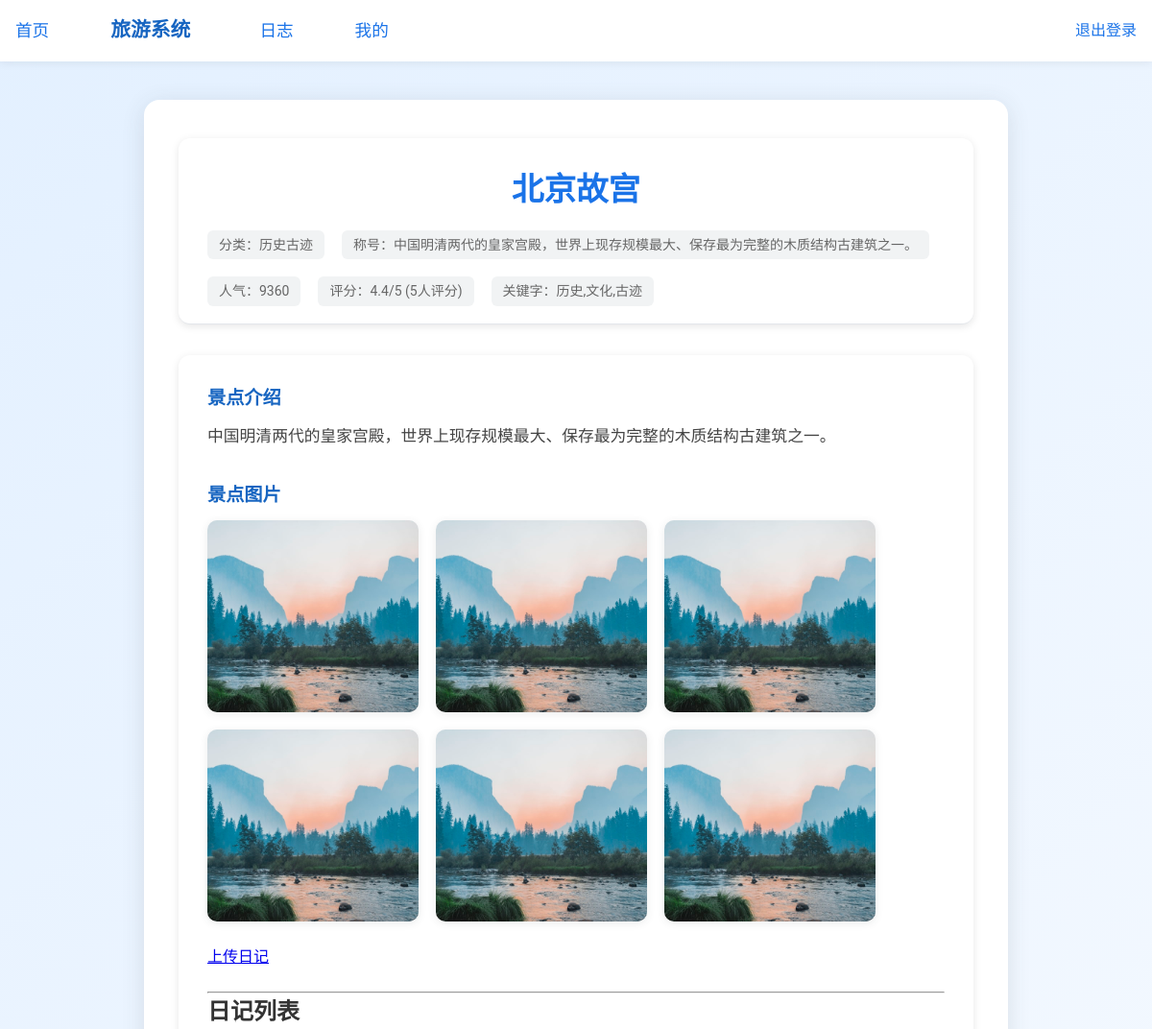
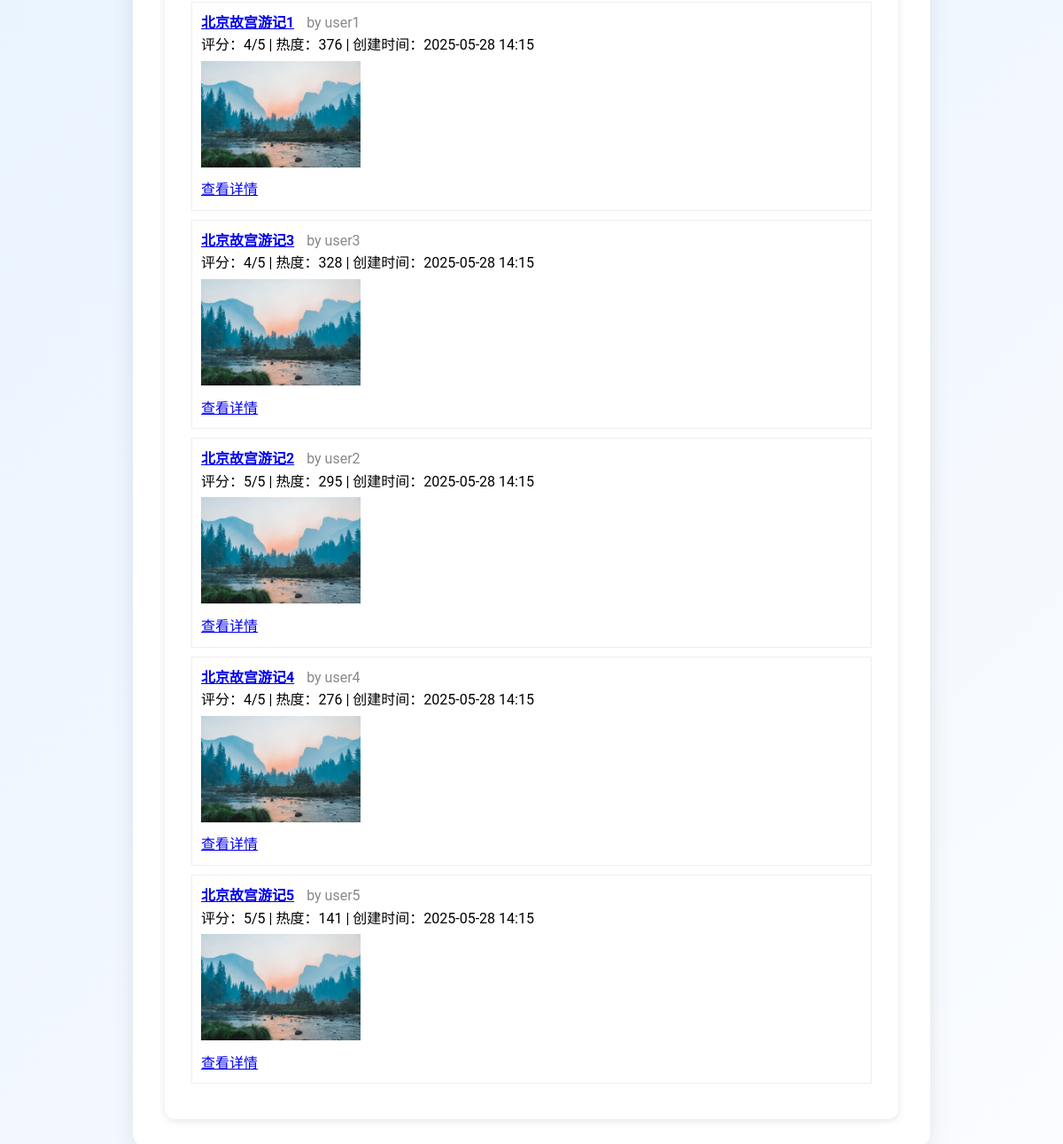
The app's page /TourismSystem/attraction/1/ (signed in) with its own data (2 pictures, top to bottom).
### TourismSystem/models.py (models this page shows, shortened)
class Attraction(models.Model):
    CATEGORY_CHOICES = [
        ('nature', '自然景观'),
        ('history', '历史古迹'),
        ('city', '城市地标'),
        ('campus', '校园'),
        ('teaching', '教学楼'),
        ('office', '办公楼'),
        ('dorm', '宿舍楼'),
        ('shop', '商店'),
        ('restaurant', '饭店'),
        ('toilet', '洗手间'),
        ('library', '图书馆'),
        ('canteen', '食堂'),
        ('supermarket', '超市'),
        ('cafe', '咖啡馆'),
    ]
    name = models.CharField(max_length=100)
    category = models.CharField(max_length=30, choices=CATEGORY_CHOICES)
    keywords = models.CharField(max_length=200, blank=True, help_text="用逗号分隔")
    epithet = models.CharField(max_length=200, blank=True)
    popularity = models.IntegerField(default=0)
    rating = models.FloatField(default=0.0)
    rating_count = models.IntegerField(default=0)
    cover = models.ImageField(upload_to='attraction_covers/', default='TourismSystem/images/default.jpg')
    parent = models.ForeignKey('self', null=True, blank=True, on_delete=models.CASCADE, related_name='children')
    latitude = models.FloatField()
    longitude = models.FloatField()
    class Meta:
        unique_together = ('name', 'parent')

class Diary(models.Model):
    title = models.CharField(max_length=100)
    content = models.TextField()
    image = models.ImageField(upload_to='diary_images/')
    author = models.ForeignKey(User, on_delete=models.CASCADE)
    attraction = models.ForeignKey(Attraction, on_delete=models.CASCADE, related_name='diaries')
    rating = models.IntegerField()  # 1-5星
    popularity = models.IntegerField(default=0)
    created_at = models.DateTimeField(auto_now_add=True)
    updated_at = models.DateTimeField(auto_now=True)
    can_modify_rating = models.BooleanField(default=True)  # 限制评分修改一次
    class Meta:
        unique_together = ('author', 'attraction')

### TourismSystem/views.py (the view)
# urls.py: path('attraction/<int:spot_id>/', views.attraction_detail, name='attraction_detail'),
def attraction_detail(request, spot_id):
    if not request.user.is_authenticated:
        return HttpResponseRedirect(reverse("login"))
    attraction = get_object_or_404(Attraction, id=spot_id)
    diaries = attraction.diaries.order_by('-popularity', '-created_at')
    user_diary = None
    if request.user.is_authenticated:
        user_diary = Diary.objects.filter(author=request.user, attraction=attraction).first()
    context = {
        "attraction": attraction,
        "diaries": diaries,
        "user_diary": user_diary,
    }
    return render(request, "TourismSystem/attraction_detail.html", context)

### TourismSystem/templates/TourismSystem/attraction_detail.html (shortened to what this page needs)
{% load static %}
<!DOCTYPE html>
<html lang="zh-CN">
<head>
    <link rel="stylesheet" href="{% static 'TourismSystem/style.css' %}">
    <link rel="stylesheet" href="{% static 'TourismSystem/attractions.css' %}">
</head>
<body>
    <nav class="top_nav">
        <div class="nav-container">
            <div class="nav-left">
                <a href="{% url 'index' %}">首页</a>
                <a href="{% url 'attractions' %}" class="logo">旅游系统</a>
                <a href="{% url 'log' %}">日志</a>
                <a href="{% url 'mine' %}">我的</a>
            </div>
            <div class="nav-right">
                <div class="user-profile">
                    <a href="{% url 'logout' %}" id="logoutBtn">退出登录</a>
                </div>
            </div>
        </div>
    </nav>
    <main class="attraction-detail-container">
        <div class="attraction-header">
            <h1>{{ attraction.name }}</h1>
            <div class="attraction-meta">
                <span class="category">分类：{{ attraction.get_category_display }}</span>
                <span class="epithet">称号：{{ attraction.epithet }}</span>
                <span class="popularity">人气：{{ attraction.popularity }}</span>
                <span class="rating">评分：{{ attraction.rating }}/5 ({{ attraction.rating_count }}人评分)</span>
                <span class="keywords">关键字：{{ attraction.keywords }}</span>
            </div>
        </div>
        <div class="attraction-content">
            <div class="attraction-description">
                <h2>景点介绍</h2>
                <p>{{ attraction.epithet|default:"暂无简介" }}</p>
            </div>
            <div class="attraction-images">
                <h2>景点图片</h2>
                <div class="image-gallery">
                    {% if attraction.cover %}
                        <img src="{{ attraction.cover.url }}" alt="封面图">
                    {% endif %}
                    {% for diary in diaries %}
                        {% if diary.image %}
                            <img src="{{ diary.image.url }}" alt="日记图片">
                        {% endif %}
                    {% endfor %}
                </div>
            </div>
            <div style="margin: 24px 0;">
                {% if user_diary %}
                    <a href="{% url 'upload_diary' attraction.id %}" class="btn btn-warning">修改我的日记</a>
                {% else %}
                    <a href="{% url 'upload_diary' attraction.id %}" class="btn btn-primary">上传日记</a>
                {% endif %}
            </div>
            <hr>
            <h3>日记列表</h3>
            {% if diaries %}
                {% for diary in diaries %}
                    <div class="diary-card" style="border:1px solid #eee;padding:10px;margin-bottom:10px;">
                        <a href="{% url 'diary_detail' diary.id %}"><strong>{{ diary.title }}</strong></a>
                        <span style="margin-left:10px;color:#888;">by {{ diary.author.username }}</span>
                        <div>
                            <span>评分：{{ diary.rating }}/5</span> |
                            <span>热度：{{ diary.popularity }}</span> |
                            <span>创建时间：{{ diary.created_at|date:"Y-m-d H:i" }}</span>
                        </div>
                        {% if diary.image %}
                            <img src="{{ diary.image.url }}" alt="日记图片" style="max-width:180px;max-height:120px;margin-top:5px;">
                        {% endif %}
                        <div style="margin-top:5px;">
                            <a href="{% url 'diary_detail' diary.id %}" class="btn btn-sm btn-outline-info">查看详情</a>
                        </div>
                    </div>
                {% endfor %}
            {% else %}
                <p>暂无日记，快来上传第一篇吧！</p>
            {% endif %}
        </div>
    </main>
</body>
</html>

### TourismSystem/static/TourismSystem/style.css (style rules this page uses)
* { margin: 0; padding: 0; box-sizing: border-box; }
body { font-family: Arial, sans-serif; line-height: 1.6; }
.top_nav { background-color: #fff; box-shadow: 0 2px 4px rgba(0,0,0,0.1); position: fixed; width: 100%; top: 0; z-index: 1000; }
.nav-container { max-width: 1200px; margin: 0 auto; padding: 1rem; display: flex; justify-content: space-between; align-items: center; }
.nav-left, .nav-right { display: flex; align-items: center; gap: 2rem; }
h1 { text-align: center; color: #000; font-size: 3rem; font-weight: bold; margin-top: 10px; margin-bottom: 10px; font-family: 'Courier New', Courier, monospace; }
h2, h3, h4 { font-family: Arial, sans-serif; color: #333; }

### TourismSystem/static/TourismSystem/attractions.css (style rules this page uses)
h3 { font-family: Arial, sans-serif; color: #333; font-size: 1.5rem; }
.attraction-detail-container { max-width: 1200px; margin: 100px auto 20px; padding: 0 20px; }
.attraction-header { background: white; padding: 30px; border-radius: 12px; box-shadow: 0 2px 8px rgba(0,0,0,0.1); margin-bottom: 30px; }
.attraction-header h1 { font-size: 32px; color: #333; margin-bottom: 20px; }
.attraction-meta { display: flex; gap: 20px; flex-wrap: wrap; }
.attraction-meta span { background: #f5f5f5; padding: 8px 15px; border-radius: 20px; font-size: 14px; color: #666; }
.attraction-content { background: white; padding: 30px; border-radius: 12px; box-shadow: 0 2px 8px rgba(0,0,0,0.1); }
.attraction-description { margin-bottom: 30px; }
.attraction-description h2 { font-size: 24px; color: #333; margin-bottom: 15px; }
.attraction-description p { line-height: 1.8; color: #666; }
.attraction-images h2 { font-size: 24px; color: #333; margin-bottom: 15px; }
.image-gallery { display: grid; grid-template-columns: repeat(auto-fill, minmax(250px, 1fr)); gap: 20px; }
.image-gallery img { width: 100%; height: 200px; object-fit: cover; border-radius: 8px; transition: transform 0.3s; }
p { font-size: 14px; color: #666; }

### TourismSystem/templates/TourismSystem/attraction_detail.html (style rules this page uses)
body { background: linear-gradient(135deg, #e3f0ff 0%, #fafcff 100%); font-family: 'Roboto', Arial, sans-serif; margin: 0; padding: 0; min-height: 100vh; }
.top_nav { background: #fff; box-shadow: 0 2px 8px rgba(60,64,67,0.08); padding: 0 0; position: sticky; top: 0; z-index: 100; }
.nav-container { max-width: 1200px; margin: 0 auto; display: flex; align-items: center; justify-content: space-between; height: 64px; }
.nav-left a { color: #1a73e8; text-decoration: none; font-size: 1.1rem; margin-right: 32px; font-weight: 500; transition: color 0.2s; }
.nav-left a.logo { font-size: 1.3rem; font-weight: 700; color: #1765c1; margin-right: 40px; }
.user-profile a { color: #1a73e8; text-decoration: none; font-size: 1rem; margin-left: 16px; font-weight: 500; transition: color 0.2s; }
.attraction-detail-container { max-width: 900px; margin: 40px auto 0 auto; background: #fff; border-radius: 16px; box-shadow: 0 4px 24px rgba(60,64,67,0.12); padding: 40px 36px 32px 36px; }
.attraction-header { border-bottom: 1px solid #e3e6ea; margin-bottom: 28px; padding-bottom: 18px; }
.attraction-header h1 { font-size: 2.1rem; color: #1a73e8; margin: 0 0 12px 0; font-weight: 700; }
.attraction-meta { display: flex; flex-wrap: wrap; gap: 18px; font-size: 1.05rem; color: #5f6368; }
.attraction-meta span { background: #f1f3f4; border-radius: 6px; padding: 4px 12px; }
.attraction-content { margin-top: 32px; }
.attraction-description { margin-bottom: 32px; }
.attraction-description h2 { font-size: 1.2rem; color: #1765c1; margin-bottom: 10px; }
.attraction-description p { color: #444; line-height: 1.7; font-size: 1.05rem; }
.attraction-images h2 { font-size: 1.2rem; color: #1765c1; margin-bottom: 10px; }
.image-gallery { display: flex; flex-wrap: wrap; gap: 18px; }
.image-gallery img { max-width: 220px; border-radius: 10px; box-shadow: 0 2px 8px rgba(60,64,67,0.10); background: #f8fafc; }

### records on screen
Attraction: name "北京故宫", category "历史古迹", epithet "中国明清两代的皇家宫殿，世界上现存规模最大、保存最为完整的木质结构古建筑之一。", popularity "9360", rating "4.4", rating_count "5", keywords "历史,文化,古迹", cover (picture)
Diary: image (picture), title "北京故宫游记1", author.username "user1", rating "4", popularity "376", created_at "2025-05-28 14:15"
Diary: image (picture), title "北京故宫游记3", author.username "user3", rating "4", popularity "328", created_at "2025-05-28 14:15"
Diary: image (picture), title "北京故宫游记2", author.username "user2", rating "5", popularity "295", created_at "2025-05-28 14:15"
Diary: image (picture), title "北京故宫游记4", author.username "user4", rating "4", popularity "276", created_at "2025-05-28 14:15"
Diary: image (picture), title "北京故宫游记5", author.username "user5", rating "5", popularity "141", created_at "2025-05-28 14:15"
